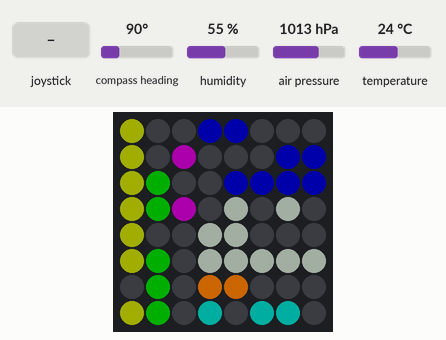
A program run on a simulated Raspberry Pi (BCM pin numbers) with a Sense HAT. Shown: the Sense HAT's 8×8 RGB LED matrix. The test bench sets the inputs (shaded band); at power-on: compass heading 90°, humidity 55 %, air pressure 1013 hPa, temperature 24 °C. Dim RGB values are drawn brighter than linear; system figures (address, load, memory, disk, uptime) are fixed made-up values; the 64×8 strip is a reading aid, not a part: it shows the text the matrix is scrolling, unrolled, one strip-width of it at a time; the clock reads 2024-03-15 10:24:30 at power-on unless the program sets it.

Above: at 1.2 s.
1.3 s: joystick pushed right
At 2.2 s:
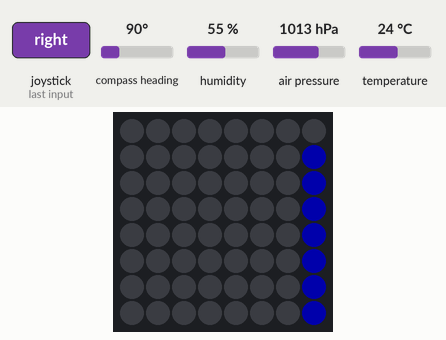
At 15.8 s:
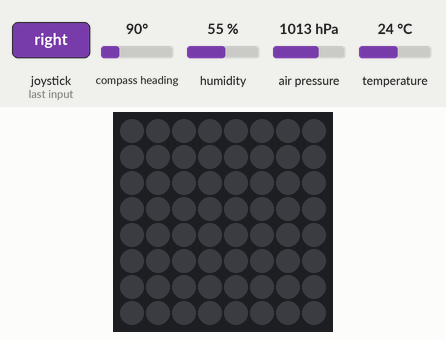

The program:

play.py
```python
import os
from sense_hat import SenseHat, ACTION_PRESSED, ACTION_HELD, ACTION_RELEASED
from time import time, localtime
from time import sleep
# from time import ctime

intensity_val = 55

black_col = (0,) * 3
white_col = ((intensity_val, intensity_val, intensity_val))
red_col = ((intensity_val, 0, 0))
green_col = ((0, intensity_val, 0))
blue_col = ((0, 0, intensity_val))
yellow_col = ((intensity_val, intensity_val, 0))
cyan_col = ((0, intensity_val, intensity_val))
magenta_col = ((intensity_val, 0, intensity_val))

house_temp_col = ((110, intensity_val, 0))
house_raus_col = ((0, intensity_val, intensity_val))
cal_col = blue_col
hor_col = white_col

def paint_row(row, num, max_bits = 8, color = white_col):
    bit_pos = 7
    while max_bits > 0:
        hat.set_pixel(bit_pos, row, color if num & 1 else (0, 0, 0))
        bit_pos -= 1
        max_bits -= 1
        num >>= 1

def paint_col(col, num, max_bits = 8, color = white_col):
    bit_pos = 7
    while max_bits > 0:
        hat.set_pixel(col, bit_pos, color if num & 1 else (0,) * 3)
        bit_pos -= 1
        max_bits -= 1
        num >>= 1


PIXLS_DOW = ((2,3), (2,2), (2,1))

def dow(num, color):
    for pix in PIXLS_DOW:
        hat.set_pixel(pix[0], pix[1], color if num & 1 else (0,) * 3)
        num >>= 1

# def get_ip():
#    return os.system("ip addr show dev wlan0 | sed -n -e '3,4p' | cut -d " " -f 6")

import socket
def get_ip():
    s = socket.socket(socket.AF_INET, socket.SOCK_DGRAM)
    try:
        # doesn't even have to be reachable
        s.connect(('10.255.255.255', 1))
        IP = s.getsockname()[0]
    except Exception:
        IP = '127.0.0.1'
    finally:
        s.close()
    return IP

# https://stackoverflow.com/questions/276052/how-to-get-current-cpu-and-ram-usage-in-python
import psutil

def get_cpu():
    return int(psutil.cpu_percent())

def get_ram():
    return int(psutil.virtual_memory().percent)

# Start HAT

hat = SenseHat()

def clear_hat():
    hat.clear((0,) * 3)

clear_hat()


# Entre loop in wawtch mode

face = 'watch' # False for orientation etc

while True:
    for event in hat.stick.get_events():
        if event.action != ACTION_RELEASED:
            # print("The joystick was {} {}".format(event.action, event.direction))
            if event.direction == 'down':
                face = 'imu'
            elif event.direction == 'left':
                face = 'cpu'
            elif event.direction == 'right':
                face = 'message'
            else:
                face = 'watch'
            clear_hat()

    if face == 'watch':
        now = time()
        tim = localtime(now)
        y = tim.tm_year % 2000
        m = tim.tm_mon
        d = tim.tm_mday
        w = tim.tm_wday
        h = tim.tm_hour
        min = tim.tm_min
        sec = tim.tm_sec
        paint_row(0, y, 7, cal_col)
        paint_row(1, m, 4, cal_col)
        paint_row(2, d, 5, cal_col)
        paint_row(3, h%12, 5, hor_col)
        hat.set_pixel(3, 3, red_col if h//12 else (0,) * 3)
        paint_row(4, min, 6, hor_col)
        paint_row(5, sec, 6, hor_col)
        temp = hat.get_temperature()
        paint_row(6, int(temp), 6, house_temp_col)
        hum = hat.get_humidity()
        paint_col(1, int(hum), 8, (0, intensity_val, 0))
        pres= hat.get_pressure()
        paint_col(0, int(pres) >> 2, 8, (intensity_val, intensity_val, 0))
        dow(w + 1, (intensity_val, 0, intensity_val))
        north = hat.get_compass()
        if north >= 180: north = -(360 - north)
        paint_row(7, int(abs(north)) >> 2, 6, cyan_col if north > 0 else blue_col)

    elif face == 'imu':

        hat.set_imu_config(True, True, True)

        orientation_deg = hat.get_orientation_degrees()
        #print("p: {pitch}, r: {roll}, y: {yaw}".format(**orientation_deg))

        roll = int(orientation_deg.get('roll', 0))
        if roll >= 180: roll = -(360 - roll)
        paint_row(0, abs(roll), 8, (intensity_val, 0, 0) if roll > 0 else (0, intensity_val, 0))

        pitch = int(orientation_deg.get('pitch', 0))
        if pitch >= 180: pitch = -(360 - pitch)
        paint_row(1, abs(pitch), 8, (intensity_val, 0, 0) if pitch > 0 else (0, intensity_val, 0))

        yaw = int(orientation_deg.get('yaw', 0))
        if yaw >= 180: yaw = -(360 - yaw)
        paint_row(2, abs(yaw), 8, (intensity_val, 0, 0) if yaw > 0 else (0, intensity_val, 0))

    elif face == 'cpu':
        ip = get_ip()
        for i, octet in enumerate(ip.split('.')):
            paint_row(i, int(octet), 8, cyan_col)
        paint_row(4, get_cpu(), 8, red_col)
        paint_row(5, get_ram(), 8, yellow_col)

    elif face == 'message':
        hat.show_message('Me gusta este aparato', text_colour=blue_col)
    sleep(1)
```

Measured:
- after the input at 1.3 s, the LEDs: first change after 0.75 s (image 1 shows a later state)
